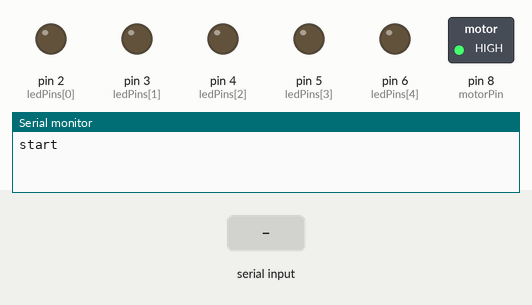
The sketch below on a simulated Arduino Uno, built with avr-gcc and run on an emulated ATmega328P. On the bench: switched loads named in the sketch (green lamp = pin HIGH), output pins drawn as LEDs (lit = HIGH), the last lines printed to the serial monitor. The test bench sets the inputs (shaded band).

Above: at 1.2 s.
1.3 s: "2" received over Serial
At 2.6 s:
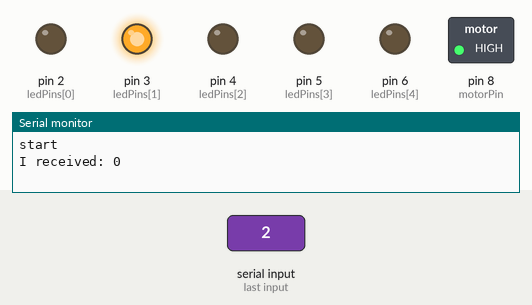
3.8 s: "3" received over Serial
At 5.7 s:
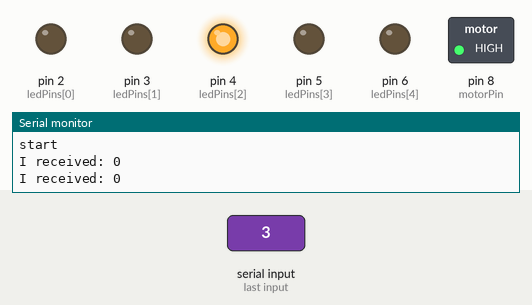
6.3 s: "4" received over Serial
At 7.6 s:
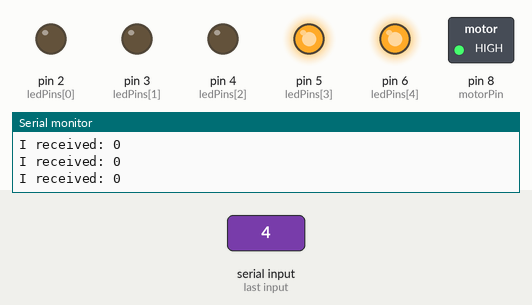
8.8 s: "0" received over Serial
At 10.7 s:
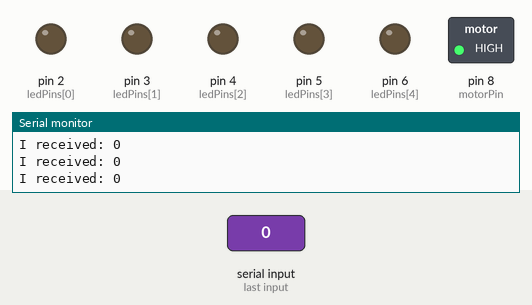
Timing chart, 0 to 12.2 s (numbered marks = the images above; inputs shaded):
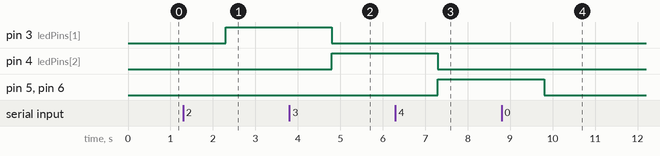

The sketch:

sketch_oct14a.ino
```cpp
//https://learn.sparkfun.com/tutorials/sik-experiment-guide-for-arduino---v32/experiment-4-driving-multiple-leds
//https://www.arduino.cc/en/pmwiki.php?n=Serial/read
//https://create.arduino.cc/projecthub/BitteristSquash/how-to-get-string-data-from-computer-via-serial-port-2ca228
int incomingByte = 0;   // for incoming serial data


int ledPins[] = {2,3,4,5,6};

int motorPin = 8;

void setup() {
  // put your setup code here, to run once:
  Serial.begin(9600);     // opens serial port, sets data rate to 9600 bps
  Serial.print("start\r\n");


  for(int index = 0; index < 5; index++){
    pinMode(ledPins[index],OUTPUT);
    digitalWrite(ledPins[index], LOW);

  }

  pinMode(motorPin,OUTPUT);
  digitalWrite(motorPin, HIGH);

}

void loop() {

    // send data only when you receive data:
        if (Serial.available() > 0) {
                // read the incoming byte:
                String str = Serial.readString();
                if(str == "0"){
                   for(int index = 0; index < 5; index++){
                      digitalWrite(ledPins[index], LOW);
                   }
                }
                else if(str == "1"){
                    digitalWrite(motorPin, HIGH);
                    delay(2000);
                    digitalWrite(ledPins[0],HIGH);
                    digitalWrite(ledPins[1],HIGH);
                    digitalWrite(ledPins[2],LOW);
                    digitalWrite(ledPins[3],LOW);
                    digitalWrite(ledPins[4],LOW);
                  }
                else if(str=="2"){
                    digitalWrite(ledPins[0],LOW);
                    digitalWrite(ledPins[1],HIGH);
                    digitalWrite(ledPins[2],LOW);
                    digitalWrite(ledPins[3],LOW);
                    digitalWrite(ledPins[4],LOW);
                  }
                else if(str=="3"){
                    digitalWrite(ledPins[0],LOW);
                    digitalWrite(ledPins[1],LOW);
                    digitalWrite(ledPins[2],HIGH);
                    digitalWrite(ledPins[3],LOW);
                    digitalWrite(ledPins[4],LOW);
                  }
                else if(str=="4"){
                    digitalWrite(ledPins[0],LOW);
                    digitalWrite(ledPins[1],LOW);
                    digitalWrite(ledPins[2],LOW);
                    digitalWrite(ledPins[3],HIGH);
                    digitalWrite(ledPins[4],HIGH);
                  }
                // say what you got:
                Serial.print("I received: ");
                Serial.println(incomingByte, DEC);
        }
}
```

Measured:
- after the input at 1.3 s, pin 3 (ledPins[1]): LOW → HIGH after 1.0 s
- after the input at 3.8 s, pin 3 (ledPins[1]): HIGH → LOW after 1.0 s; pin 4 (ledPins[2]): LOW → HIGH after 1.0 s
- after the input at 6.3 s, pin 4 (ledPins[2]): HIGH → LOW after 1.0 s; pin 5 (ledPins[3]), pin 6 (ledPins[4]): LOW → HIGH after 1.0 s
- after the input at 8.8 s, pin 5 (ledPins[3]), pin 6 (ledPins[4]): HIGH → LOW after 1.0 s
